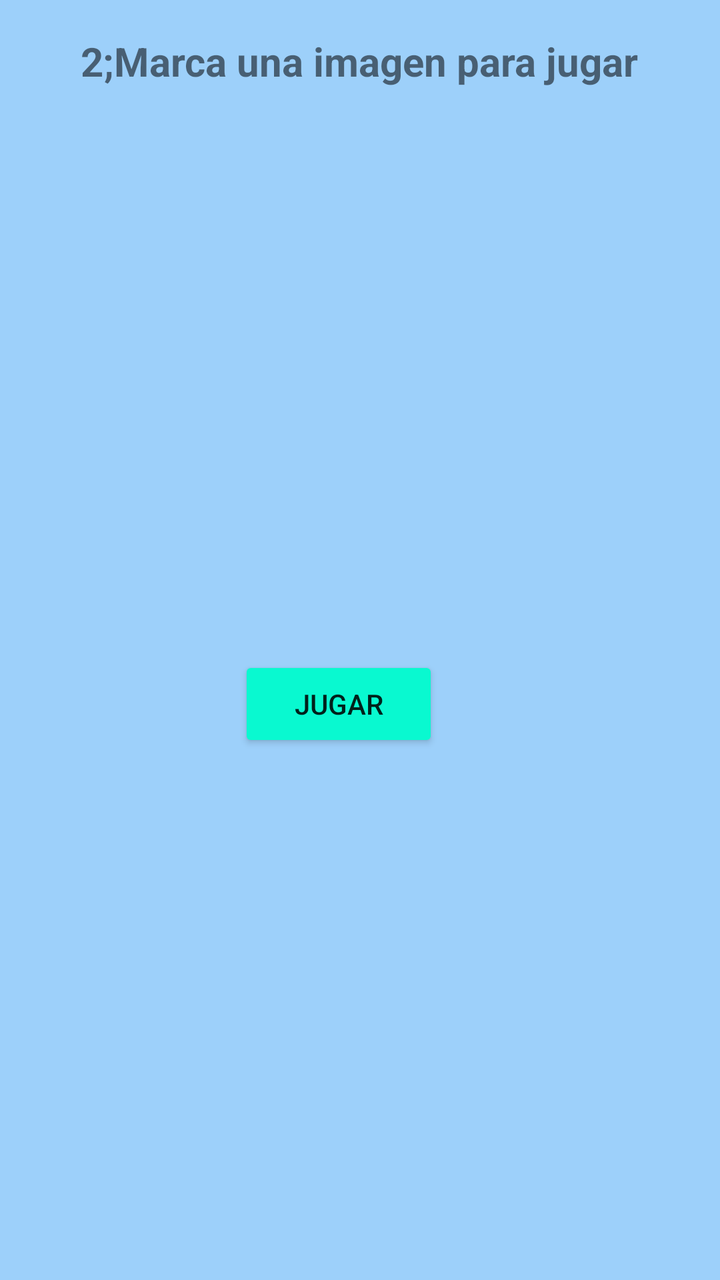
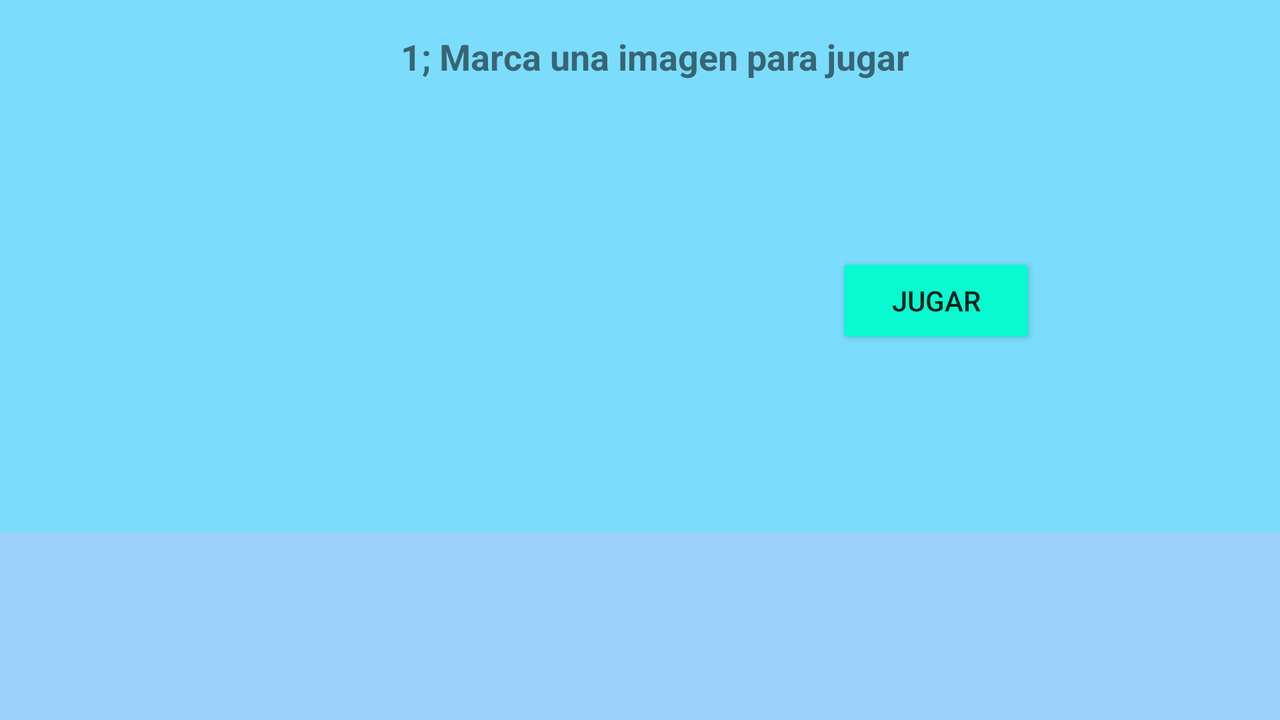

Compare how this app lays out the same screen by default and in its alternative resource folder. The renders come first, then the two layout files and the values they reference.
<!-- AndroidManifest.xml: application theme AppTheme -->
<!-- res/layout/activity_select_imagen.xml -->
<?xml version="1.0" encoding="utf-8"?>
<RelativeLayout xmlns:android="http://schemas.android.com/apk/res/android"
    xmlns:app="http://schemas.android.com/apk/res-auto"
    xmlns:tools="http://schemas.android.com/tools"
    android:layout_width="match_parent"
    android:layout_height="match_parent"
    android:background="@color/primary"
    tools:context="com.example.hugopc.rompecabezas2.SelectImagenActivity">


    <TextView
        android:id="@+id/textView"
        android:layout_width="wrap_content"
        android:layout_height="wrap_content"
        android:layout_alignParentTop="true"
        android:layout_centerHorizontal="true"
        android:layout_marginTop="17dp"
        android:textStyle="bold"
        android:textSize="20dp"
        android:text="2;Marca una imagen para jugar" />


    <ImageView
        android:id="@+id/img_var_01"
        android:layout_width="100dp"
        android:layout_height="200dp"
        android:layout_alignStart="@+id/textView"
        android:layout_below="@+id/textView"
        android:layout_marginTop="59dp"
         />

    <ImageView
        android:id="@+id/img_var_02"
        android:layout_width="100dp"
        android:layout_height="200dp"
        android:layout_alignEnd="@+id/textView"
        android:layout_alignTop="@+id/img_var_01"
         />

    <android.support.v7.widget.AppCompatButton
        android:id="@+id/btn_lanza_puzzle"
        android:layout_width="100dp"
        android:layout_height="wrap_content"
        android:layout_below="@+id/img_var_02"
        android:layout_marginTop="25dp"
        android:layout_toStartOf="@+id/img_var_02"
        android:padding="12dp"
        android:text="Jugar"
        android:theme="@style/MyButton" />




</RelativeLayout>
<!-- resources referenced by this layout -->
<resources>
  <color name="primary">#9dd0fa</color>
  <style name="MyButton" parent="Theme.AppCompat.Light">
          <item name="colorControlHighlight">@color/turquesa</item>
          <item name="colorButtonNormal">@color/turquesa2</item>
      </style>
  <style name="AppTheme" parent="Theme.AppCompat.Light.DarkActionBar">
          
          <item name="colorPrimary">@color/colorPrimary</item>
          <item name="colorPrimaryDark">@color/colorPrimaryDark</item>
          <item name="colorAccent">@color/colorAccent</item>
      </style>
  <color name="turquesa">#04937b</color>
  <color name="turquesa2">#09f9d0</color>
  <color name="colorPrimary">#3a92f7</color>
  <color name="colorPrimaryDark">#303F9F</color>
  <color name="colorAccent">#1427fc</color>
</resources>
<!-- res/layout-land/activity_select_imagen.xml (the repository's variant of the layout above) -->
<!-- drawn on the phone turned sideways -->
<ScrollView

    xmlns:android="http://schemas.android.com/apk/res/android"
    android:layout_width="fill_parent"
    android:layout_height="fill_parent"
    android:background="@color/primary"
    android:fitsSystemWindows="true"
    >

    <RelativeLayout
        android:layout_width="match_parent"
        android:layout_height="match_parent"
        android:orientation="horizontal"
        android:padding="16dp"
        android:background="#7bdcfc"
        >
        <TextView
            android:id="@+id/txtSelectImagen"
            android:layout_width="match_parent"
            android:layout_height="wrap_content"
            android:text="@string/strMarcaImagen"
            android:textSize="18dp"
            android:layout_marginBottom="10dp"
            android:textStyle="bold"

            android:layout_toRightOf="@id/img_logo"
            android:layout_marginLeft="15dp"
            android:gravity="center"

            />


        <ImageView
            android:id="@+id/img_var_01"
            android:layout_width="100dp"
            android:layout_height="200dp"
            android:layout_alignStart="@+id/txtSelectImagen"
            android:layout_below="@+id/txtSelectImagen"
            android:layout_marginStart="47dp" />

        <ImageView
            android:id="@+id/img_var_02"
            android:layout_width="100dp"
            android:layout_height="200dp"

            android:layout_below="@+id/txtSelectImagen"
            android:layout_marginStart="85dp"
            android:layout_toEndOf="@+id/img_var_01" />

        <android.support.v7.widget.AppCompatButton
            android:id="@+id/btn_lanza_puzzle"
            android:layout_width="100dp"
            android:layout_height="wrap_content"
            android:layout_below="@+id/txtSelectImagen"
            android:layout_marginStart="55dp"
            android:layout_marginTop="76dp"
            android:layout_toEndOf="@+id/img_var_02"
            android:padding="12dp"
            android:text="Jugar"
            android:theme="@style/MyButton" />



    </RelativeLayout>


</ScrollView>
<!-- resources referenced by the variant -->
<!-- as the phone turned sideways resolves them -->
<resources>
  <color name="primary">#9dd0fa</color>
  <string name="strMarcaImagen">1; Marca una imagen para jugar</string>
  <style name="MyButton" parent="Theme.AppCompat.Light">
          <item name="colorControlHighlight">@color/turquesa</item>
          <item name="colorButtonNormal">@color/turquesa2</item>
      </style>
  <style name="AppTheme" parent="Theme.AppCompat.Light.DarkActionBar">
          
          <item name="colorPrimary">@color/colorPrimary</item>
          <item name="colorPrimaryDark">@color/colorPrimaryDark</item>
          <item name="colorAccent">@color/colorAccent</item>
      </style>
  <color name="turquesa">#04937b</color>
  <color name="turquesa2">#09f9d0</color>
  <color name="colorPrimary">#3a92f7</color>
  <color name="colorPrimaryDark">#303F9F</color>
  <color name="colorAccent">#1427fc</color>
</resources>
